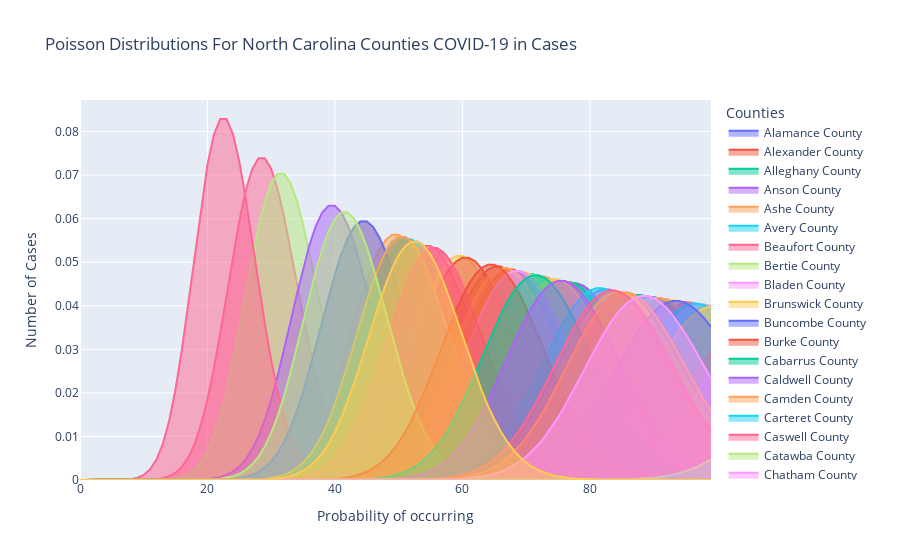

This figure's notebook cell:
### Code cell
NC_Cases_prob = NC_NewCases_norm_mean_probablitity

fig = go.Figure()
for i in range(len(NC_Cases_prob)):
    fig.add_trace(
        go.Scatter(x=NC_Cases_prob.index,
                   y=NC_Cases_prob.loc[i][3:],
                   fill='tozeroy',
                   name=NC_Cases_prob.loc[i]['County Name']))

fig.update_layout(
    title=
    "Poisson Distributions For North Carolina Counties COVID-19 in Cases",
    xaxis_title="Probability of occurring",
    yaxis_title="Number of Cases",
    legend_title="Counties",
)
fig.show()
fig.write_image("images/fig9.png")
